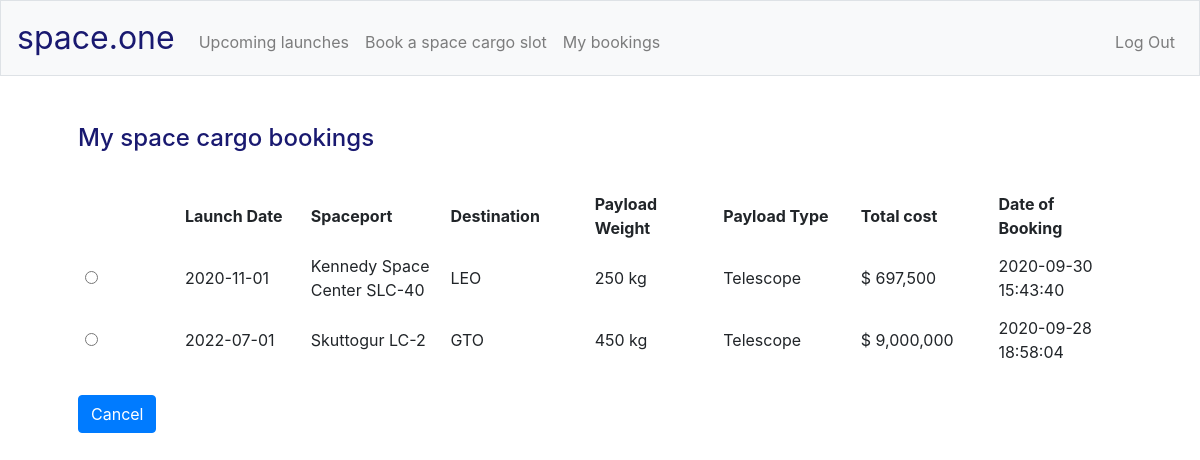
Page /bookings (signed in) on the committed database.
### tables this page shows
CREATE TABLE 'bookings' ('customer_id' integer,'launch_date' date, 'spaceport' text, 'destination' text, 'payload_weight' integer, 'payload_type' text,'booking_date' datetime, 'price' INTEGER, 'booking_id'  INTEGER PRIMARY KEY  , 'mission_id' INTEGER);

### application.py (the view)
@app.route("/bookings", methods=["GET", "POST"])
@login_required
def bookings():
    if request.method == "POST":
        launch = db.execute("SELECT launch_company, launch_date, spaceport, destination, av_payload FROM launches WHERE id = :id",
                            id=request.form.get("mission_id"))
        av_payload_new = launch[0]["av_payload"] - int(request.form.get("payload_weight"))
        db.execute("UPDATE launches SET av_payload = :payload_weight WHERE id = :id",
                   payload_weight=av_payload_new, id=request.form.get("mission_id"))
        price_comparison = calculate_prices(db, launch[0]["destination"], request.form.get("payload_weight"), request.form.get("payload_type"))
        db.execute("INSERT INTO bookings (customer_id, launch_date, spaceport, destination, payload_weight, payload_type, price, booking_date, mission_id) VALUES (:id, :date, :port, :dest, :weight, :p_type, :price, CURRENT_TIMESTAMP, :mission_id)",
                   id=session["user_id"], date=launch[0]["launch_date"], port=launch[0]["spaceport"], dest=launch[0]["destination"],
                   weight=request.form.get("payload_weight"), p_type=request.form.get("payload_type"), price=price_comparison[launch[0]["launch_company"]], mission_id=request.form.get("mission_id"))
        if av_payload_new == 0:
            db.execute("UPDATE launches SET bookable = :not_available WHERE id = :id",
                       not_available="False", id=request.form.get("mission_id"))
        return redirect("/bookings")
    else:
        bookings = db.execute("SELECT * FROM bookings WHERE customer_id = :customer_id ORDER BY launch_date",
                              customer_id=session["user_id"])
        return render_template("bookings.html", bookings=bookings)

### application.py (called while the page is built)
@app.after_request
def after_request(response):
    response.headers["Cache-Control"] = "no-cache, no-store, must-revalidate"
    response.headers["Expires"] = 0
    response.headers["Pragma"] = "no-cache"
    return response

### helpers.py (called while the page is built)
def login_required(f):
    @wraps(f)
    def decorated_function(*args, **kwargs):
        if session.get("user_id") is None:
            return redirect("/login")
        return f(*args, **kwargs)
    return decorated_function

### templates/bookings.html (shortened to what this page needs)
{% extends "layout.html" %}
{% block main %}
    <h4 class="headings">
        My space cargo bookings
    </h4>
    <br>
    {% if bookings %}
        <table>
            <tr>
                <th></th>
                <th>Launch Date</th>
                <th>Spaceport</th>
                <th>Destination</th>
                <th>Payload Weight</th>
                <th>Payload Type</th>
                <th>Total cost</th>
                <th>Date of Booking</th>
            </tr>
            {% for row in bookings %}
            <tr>
                <td><input type=radio name="booking_id" form="form2" value="{{ row['booking_id'] }}"></td>
                <td>{{ row["launch_date"] }}</td>
                <td>{{ row["spaceport"] }}</td>
                <td>{{ row["destination"] }}</td>
                <td>{{ row["payload_weight"] }} kg</td>
                <td>{{ row["payload_type"] }}</td>
                <td>$ {{ row["price"] }}</td>
                <td>{{ row["booking_date"] }}</td>
            </tr>
            {% endfor %}
        </table>
        <br>
        <form action="/cancel" id="form2" method="post">
            <div class="booking">
                <div>
                    <button class="btn btn-primary" type="submit" value="cancel">Cancel</button>
                </div>
            </div>
        </form>
    {% else %}
        <p>You have not booked any space cargo slots yet.</p>
    {% endif %}
{% endblock %}

### static/styles.css (style rules this page uses)
th, td { width: 200px; padding: 7px; text-align: left; }
.booking { display: grid; column-gap: 5px; grid-template-columns: 200px 200px auto; text-align: left; }
.headings { text-align: left; color: #191970; }

### rows in the picture
bookings: launch_date "2020-11-01", spaceport "Kennedy Space Center SLC-40", destination "LEO", payload_weight "250", payload_type "Telescope", price "697,500", booking_date "2020-09-30 15:43:40"
bookings: launch_date "2022-07-01", spaceport "Skuttogur LC-2", destination "GTO", payload_weight "450", payload_type "Telescope", price "9,000,000", booking_date "2020-09-28 18:58:04"
